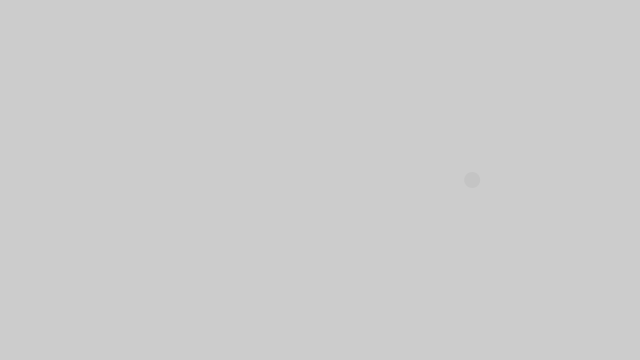
Frame 1 (no input)
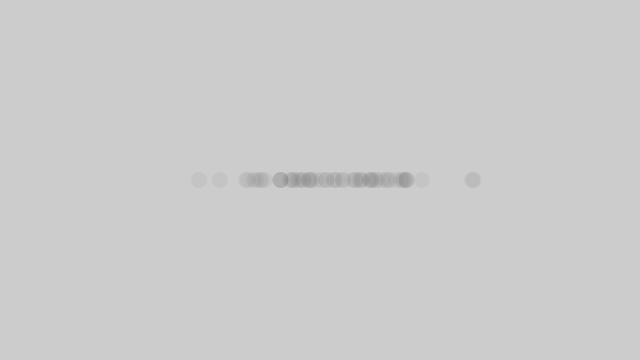
Frame 60 (the mouse pressed at the canvas centre just before this capture)
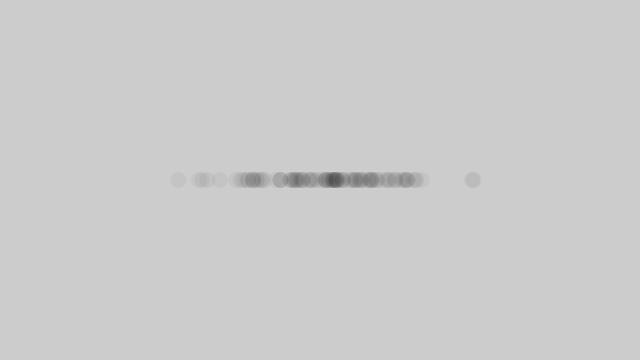
Frame 120 (the mouse held since frame 60 and released just before this capture)

The Processing sketch that drew these frames (run headless with seeded random() and noise(); from frame 60 on, the mouse is pressed at the canvas centre):

// Processing sketch: standartDeviation
// ── standartDeviation.pde
import java.util.Random;
Random generator;

void setup(){
 size(640,360); 
 generator = new Random();
}

void draw(){
 float number = (float) generator.nextGaussian();
 float mean = 320;
 float sd = 60;
 float x = sd* number + mean;
 
 noStroke();
 fill(0,10);
 ellipse(x,180,16,16);
}
